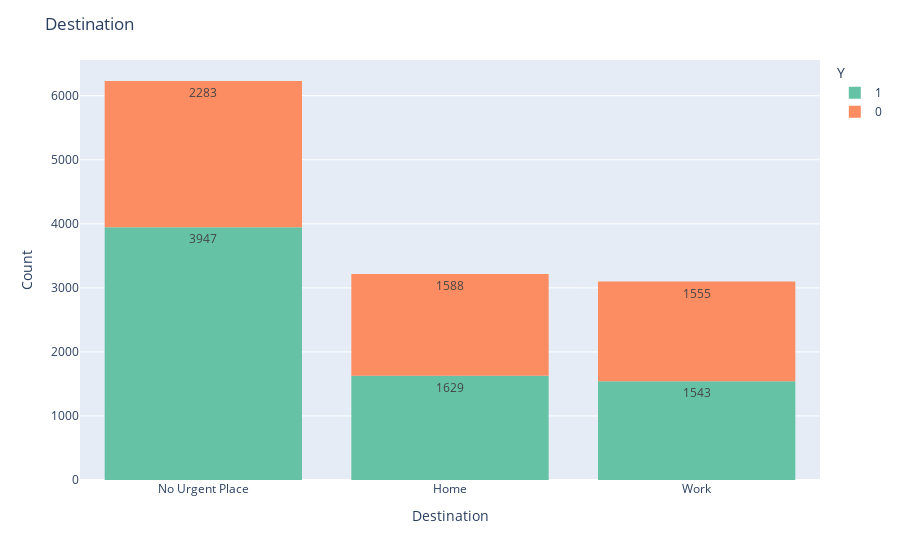

The cell this chart's notebook holds for it:
### Markdown cell above
Histogram of destinations, color showing acceptance and acceptance values
No urgent has a larger number of acceptance, not event if we combine home and work the numbers are higher than the one
for not urgent

### Code cell
#Plotly histogram
fig1 = px.histogram(data_new, x = 'destination', color = 'Y', text_auto=True, color_discrete_sequence = px.colors.qualitative.Set2, height=500)
# Add title and axis lables
fig1.update_layout(
    title_text='Destination', # title of plot
    xaxis_title_text='Destination', # xaxis label
    yaxis_title_text='Count', # yaxis label
)
fig1.show()

### Figure 1 — Plotly figure (JSON) as saved in the notebook; plotly's stock layout.template omitted (floating-point values rounded to 4 significant figures; data arrays with more than 128 entries replaced by an {"elided": "..."} marker saying what was removed)
{"data": [{"alignmentgroup": "True", "bingroup": "x", "hovertemplate": "Y=1<br>destination=%{x}<br>count=%{y}<extra></extra>", "legendgroup": "1", "marker": {"color": "rgb(102,194,165)", "pattern": {"shape": ""}}, "name": "1", "offsetgroup": "1", "orientation": "v", "showlegend": true, "texttemplate": "%{value}", "type": "histogram", "x": {"elided": "7119 str values"}, "xaxis": "x", "yaxis": "y"}, {"alignmentgroup": "True", "bingroup": "x", "hovertemplate": "Y=0<br>destination=%{x}<br>count=%{y}<extra></extra>", "legendgroup": "0", "marker": {"color": "rgb(252,141,98)", "pattern": {"shape": ""}}, "name": "0", "offsetgroup": "0", "orientation": "v", "showlegend": true, "texttemplate": "%{value}", "type": "histogram", "x": {"elided": "5426 str values"}, "xaxis": "x", "yaxis": "y"}], "layout": {"autosize": true, "barmode": "relative", "legend": {"title": {"text": "Y"}, "tracegroupgap": 0}, "margin": {"t": 60}, "title": {"text": "Destination"}, "xaxis": {"anchor": "y", "autorange": true, "domain": [0, 1], "range": [-0.5, 2.5], "title": {"text": "Destination"}, "type": "category"}, "yaxis": {"anchor": "x", "autorange": true, "domain": [0, 1], "range": [0, 6558.0], "title": {"text": "Count"}}}}
